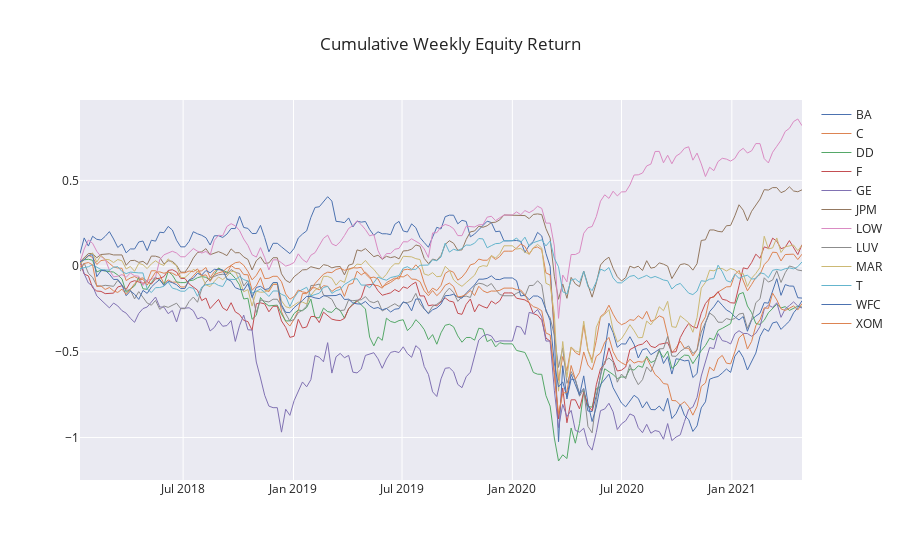

The code cell stored with this chart in its notebook:
### Code cell
utils.make_lines_chart(
    df_data.r_equity.groupby("ticker").cumsum(),
    'Cumulative Weekly Equity Return'
)

### Figure 1 — Plotly figure (JSON) as saved in the notebook; plotly's stock layout.template omitted (floating-point values rounded to 4 significant figures; data arrays with more than 128 entries replaced by an {"elided": "..."} marker saying what was removed)
{"data": [{"line": {"width": 1}, "name": "BA", "type": "scatter", "x": {"elided": "173 str values"}, "y": {"elided": "173 float values"}}, {"line": {"width": 1}, "name": "C", "type": "scatter", "x": {"elided": "173 str values"}, "y": {"elided": "173 float values"}}, {"line": {"width": 1}, "name": "DD", "type": "scatter", "x": {"elided": "173 str values"}, "y": {"elided": "173 float values"}}, {"line": {"width": 1}, "name": "F", "type": "scatter", "x": {"elided": "173 str values"}, "y": {"elided": "173 float values"}}, {"line": {"width": 1}, "name": "GE", "type": "scatter", "x": {"elided": "173 str values"}, "y": {"elided": "173 float values"}}, {"line": {"width": 1}, "name": "JPM", "type": "scatter", "x": {"elided": "173 str values"}, "y": {"elided": "173 float values"}}, {"line": {"width": 1}, "name": "LOW", "type": "scatter", "x": {"elided": "173 str values"}, "y": {"elided": "173 float values"}}, {"line": {"width": 1}, "name": "LUV", "type": "scatter", "x": {"elided": "173 str values"}, "y": {"elided": "173 float values"}}, {"line": {"width": 1}, "name": "MAR", "type": "scatter", "x": {"elided": "173 str values"}, "y": {"elided": "173 float values"}}, {"line": {"width": 1}, "name": "T", "type": "scatter", "x": {"elided": "173 str values"}, "y": {"elided": "173 float values"}}, {"line": {"width": 1}, "name": "WFC", "type": "scatter", "x": {"elided": "173 str values"}, "y": {"elided": "173 float values"}}, {"line": {"width": 1}, "name": "XOM", "type": "scatter", "x": {"elided": "173 str values"}, "y": {"elided": "173 float values"}}], "layout": {"title": {"text": "Cumulative Weekly Equity Return"}}}
